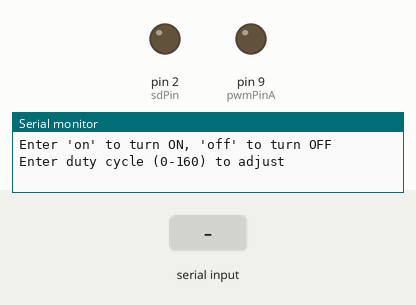
This program was run on a simulated Arduino Uno, built with avr-gcc and run on an emulated ATmega328P. On the bench: output pins drawn as LEDs (lit = HIGH), the last lines printed to the serial monitor. Inputs (shaded band) come from the test bench.

Above: at 1.2 s.
1.3 s: "on\n" received over Serial
At 3.5 s:
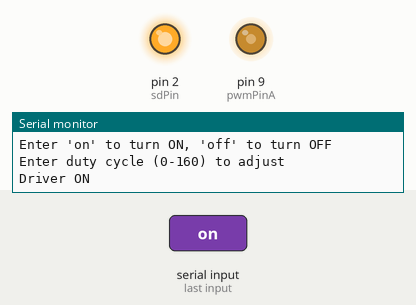
4.3 s: "off\n" received over Serial
At 4.6 s:
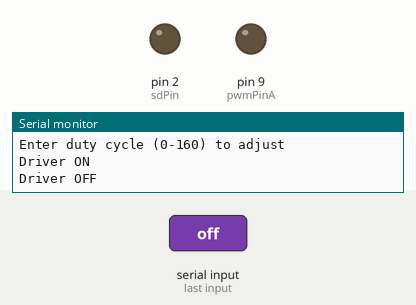
5.8 s: "90,45\n" received over Serial
At 7.0 s:
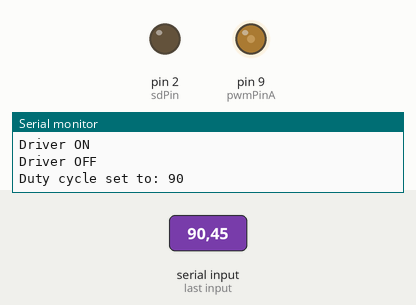
7.3 s: "30,150\n" received over Serial
At 8.2 s:
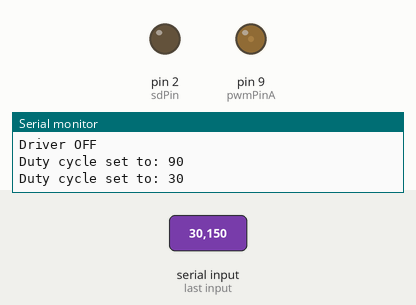
8.8 s: "90\n" received over Serial
At 9.2 s:
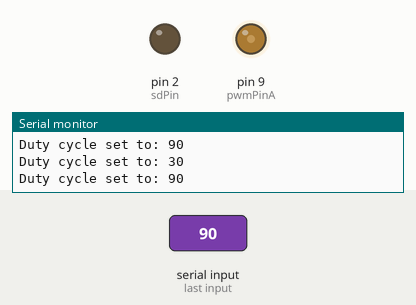
Timing chart, 0 to 11.3 s (numbered marks = the images above; inputs shaded):
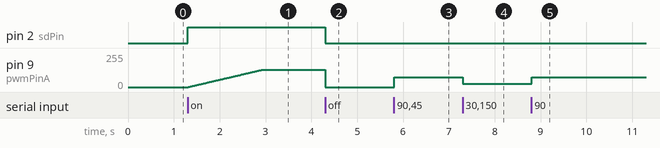

The program:

main.cpp
```cpp
#include <Arduino.h>

const int pwmPinA = 9;  // 게이트 드라이버 HO 핀
const int sdPin = 2;    // SD 핀

void setup() {
  pinMode(pwmPinA, OUTPUT);
  pinMode(sdPin, OUTPUT);
  digitalWrite(sdPin, LOW);  // 초기 상태: 드라이버 비활성화

  // 타이머 1 설정
  TCCR1A = _BV(COM1A1) | _BV(WGM11);         // 고속 PWM 모드, 비반전 출력
  TCCR1B = _BV(WGM13) | _BV(WGM12) | _BV(CS10); // 분주값 없음
  ICR1 = 319;  // 50kHz 주파수

  OCR1A = 0;   // 초기 듀티 0%

  Serial.begin(9600);  // 시리얼 통신 초기화
  Serial.println("Enter 'on' to turn ON, 'off' to turn OFF");
  Serial.println("Enter duty cycle (0-160) to adjust");
}

void loop() {
  // 시리얼 통신을 통해 On/Off 및 듀티비 조정 명령 수신
  if (Serial.available() > 0) {
    String input = Serial.readStringUntil('\n');
    input.trim();

    if (input.equalsIgnoreCase("on")) {
      digitalWrite(sdPin, HIGH); // 드라이버 활성화
      Serial.println("Driver ON");

      // 소프트 스타트: 듀티비 점진적 증가
      for (int duty = 0; duty <= 160; duty++) { // 0%에서 50%까지 증가
        OCR1A = duty;
        delay(10);  // 증가 속도 조정 (10ms)
      }
    } else if (input.equalsIgnoreCase("off")) {
      digitalWrite(sdPin, LOW); // 드라이버 비활성화
      OCR1A = 0;  // 듀티비 초기화
      Serial.println("Driver OFF");
    } else {
      int duty = input.toInt();
      if (duty >= 0 && duty <= 160) {
        OCR1A = duty; // 듀티비 조정
        Serial.print("Duty cycle set to: ");
        Serial.println(duty);
      } else {
        Serial.println("Invalid duty cycle. Enter a value between 0 and 160.");
      }
    }
  }
}
```

Measured:
- after the input at 1.3 s, pin 2 (sdPin): LOW → HIGH at once; pin 9 (pwmPinA): moves from 0/255 to 128/255 over 1.6 s, starting at once
- after the input at 4.3 s, pin 2 (sdPin): HIGH → LOW at once; pin 9 (pwmPinA): 128/255 → 0/255 at once
- after the input at 5.8 s, pin 9 (pwmPinA): 0/255 → 72/255 at once
- after the input at 7.3 s, pin 9 (pwmPinA): 72/255 → 24/255 at once
- after the input at 8.8 s, pin 9 (pwmPinA): 24/255 → 72/255 at once
